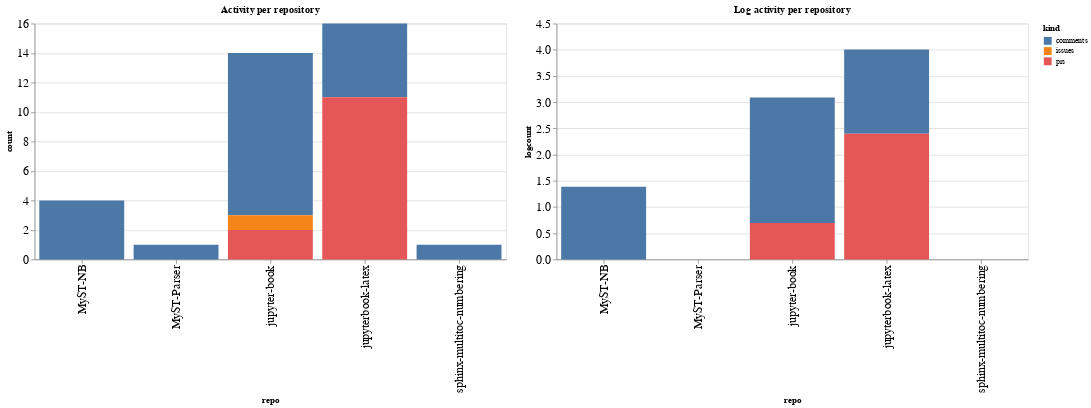

Write notebook code for a chart like this one.
### Code cell
ch1 = alt.Chart(repo_summaries, width=600, title="Activity per repository").mark_bar().encode(
    x='repo',
    y='count',
    color='kind',
    tooltip="kind"
)

ch2 = alt.Chart(repo_summaries, width=600, title="Log activity per repository").mark_bar().encode(
    x='repo',
    y='logcount',
    color='kind',
    tooltip="kind"
)

ch1 | ch2

### Figure 1 — Vega-Lite specification as saved in the notebook (floating-point values rounded to 4 significant figures)
{"config": {"axisLeft": {"labelFontSize": 15}, "axisBottom": {"labelFontSize": 15}}, "hconcat": [{"mark": "bar", "encoding": {"color": {"type": "nominal", "field": "kind"}, "tooltip": {"type": "nominal", "field": "kind"}, "x": {"type": "nominal", "field": "repo"}, "y": {"type": "quantitative", "field": "count"}}, "title": "Activity per repository", "width": 600}, {"mark": "bar", "encoding": {"color": {"type": "nominal", "field": "kind"}, "tooltip": {"type": "nominal", "field": "kind"}, "x": {"type": "nominal", "field": "repo"}, "y": {"type": "quantitative", "field": "logcount"}}, "title": "Log activity per repository", "width": 600}], "data": {"name": "data-745a484d8cbc1f50c753d90ff7b37736"}, "$schema": "https://vega.github.io/schema/vega-lite/v4.8.1.json", "datasets": {"data-745a484d8cbc1f50c753d90ff7b37736": [{"repo": "MyST-NB", "kind": "comments", "count": 4, "logcount": 1.386}, {"repo": "MyST-Parser", "kind": "comments", "count": 1, "logcount": 0.0}, {"repo": "jupyter-book", "kind": "comments", "count": 11, "logcount": 2.398}, {"repo": "jupyter-book", "kind": "issues", "count": 1, "logcount": 0.0}, {"repo": "jupyter-book", "kind": "prs", "count": 2, "logcount": 0.6931}, {"repo": "jupyterbook-latex", "kind": "comments", "count": 5, "logcount": 1.609}, {"repo": "jupyterbook-latex", "kind": "prs", "count": 11, "logcount": 2.398}, {"repo": "sphinx-multitoc-numbering", "kind": "comments", "count": 1, "logcount": 0.0}]}}
